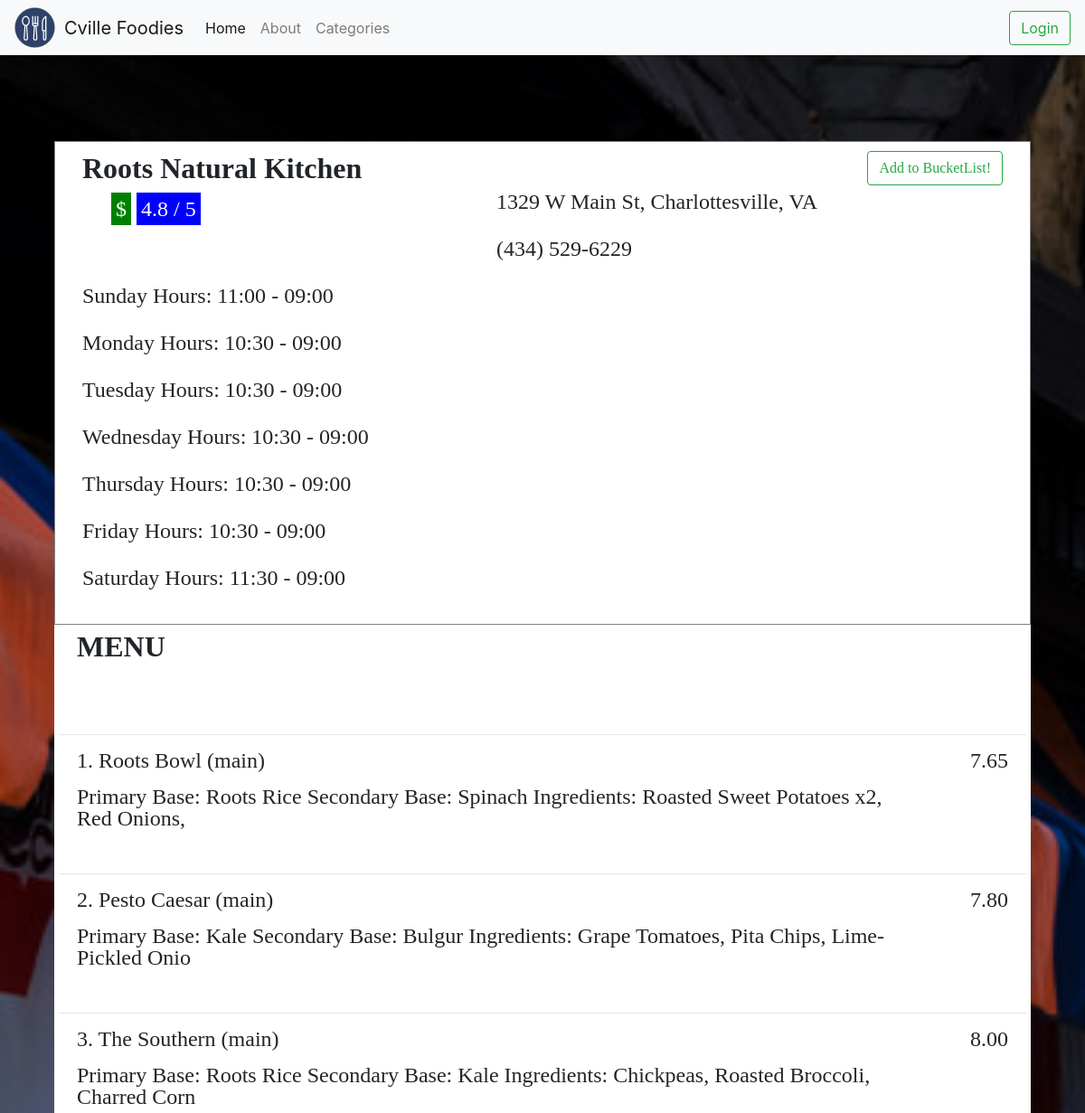
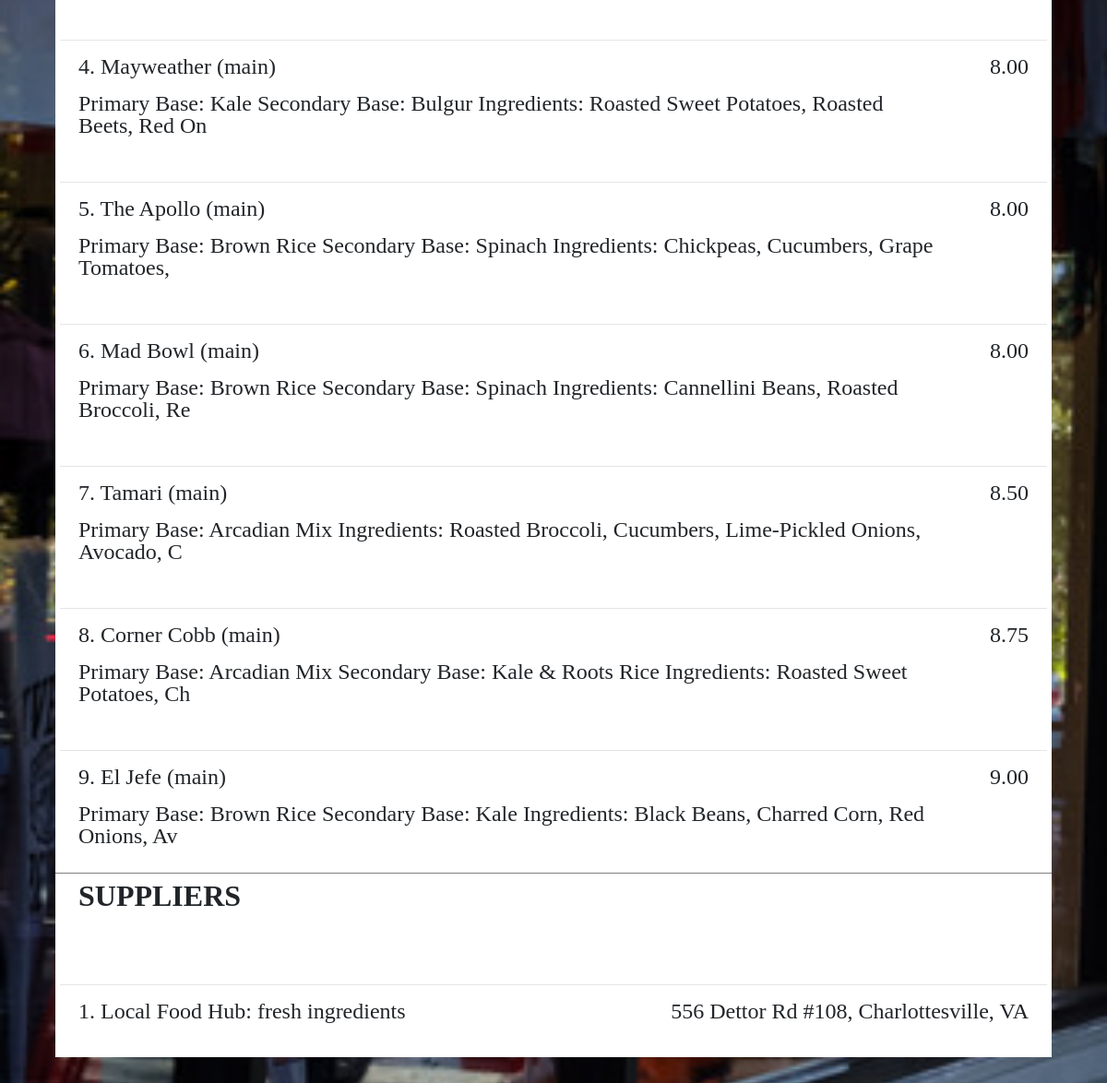
Page /restaurant.php?r=Roots Natural Kitchen on the committed database (2 pictures, top to bottom).
### tables this page shows
CREATE TABLE r_hours(
	r_id INT NOT NULL,
    sun_open_time VARCHAR(5) NOT NULL,
    sun_close_time VARCHAR(5) NOT NULL,
    mon_open_time VARCHAR(5) NOT NULL,
    mon_close_time VARCHAR(5) NOT NULL, 
    tues_open_time VARCHAR(5) NOT NULL,
    tues_close_time VARCHAR(5) NOT NULL,
    wed_open_time VARCHAR(5) NOT NULL,
    wed_close_time VARCHAR(5) NOT NULL,
    thurs_open_time VARCHAR(5) NOT NULL,
    thurs_close_time VARCHAR(5) NOT NULL,
    fri_open_time VARCHAR(5) NOT NULL,
    fri_close_time VARCHAR(5) NOT NULL,
    sat_open_time VARCHAR(5) NOT NULL,
    sat_close_time VARCHAR(5) NOT NULL,
    description VARCHAR(20),  
    PRIMARY KEY (r_id, description),
    FOREIGN KEY (r_id) REFERENCES restaurant(r_id)
);

CREATE TABLE restaurant( 
	r_id INT NOT NULL PRIMARY KEY AUTO_INCREMENT,
	rname VARCHAR(50) NOT NULL,
    phone_num VARCHAR(14),
    street VARCHAR(50) NOT NULL,  
    price_range ENUM ('$', '$$', '$$$', '$$$$'),
    rating_google DOUBLE,
    rating DOUBLE,  
    num_of_reviews INT DEFAULT '0'
);

CREATE TABLE menu(
	r_id INT NOT NULL,
    food_name VARCHAR(50) NOT NULL,
    price DECIMAL(6,2) NOT NULL,
    category VARCHAR(20) NOT NULL,  
    description VARCHAR(100),
    PRIMARY KEY (r_id, food_name, category),
    FOREIGN KEY (r_id) REFERENCES restaurant(r_id) ON DELETE CASCADE
);

CREATE TABLE provide(
	s_id INT NOT NULL,
    r_id INT NOT NULL,
    item VARCHAR(20) NOT NULL,
    PRIMARY KEY (s_id, r_id, item),
    FOREIGN KEY (s_id) REFERENCES supplier(s_id),
    FOREIGN KEY (r_id) REFERENCES restaurant(r_id)
);

CREATE TABLE supplier(
	s_id INT NOT NULL PRIMARY KEY AUTO_INCREMENT,
    sname VARCHAR(20) NOT NULL,
    street VARCHAR(20),
    city VARCHAR(20),
    state VARCHAR(20)   
);

### restaurant.php (the view, shortened to what this page needs)
<!DOCTYPE html>
<html>
  <head>
    <link type="text/css" rel="stylesheet" href="stylesheet.css"/>
    <link type="text/css" rel="stylesheet" href="stylesheet2.css"/>
    <link rel="stylesheet" href="https://maxcdn.bootstrapcdn.com/bootstrap/4.0.0/css/bootstrap.min.css">
    <link href="http://netdna.bootstrapcdn.com/font-awesome/4.0.3/css/font-awesome.min.css" rel="stylesheet" type="text/css">
  </head>
  <nav class="navbar fixed-top navbar-expand-lg navbar-light bg-light">
    <a href="./" class="pull-left">
        <img src="./images/logo.png">
    </a>
    <a href="./" class="navbar-brand">Cville Foodies</a>
  <div class="collapse navbar-collapse" id="navbarSupportedContent">
    <ul class="navbar-nav mr-auto">
      <li class="nav-item active">
        <a class="nav-link" href="./">Home <span class="sr-only">(current)</span></a>
      </li>
      <li class="nav-item">
        <a class="nav-link" href="./about.php">About</a>
      </li>
      <li class="nav-item">
        <a class="nav-link" href="./categories.php">Categories</a>
      </li>
    </ul>
    <?php include 'loginHeader.php'; ?>
  </div>
</nav>
  <body id="homepage">
      <ul class="list">
        <?php
           $rname = urldecode($_GET["r"]) ;
           require_once('./library.php');
           $con = new mysqli($SERVER, $USERNAME, $PASSWORD, $DATABASE);
          $sql="SELECT *
            FROM restaurant LEFT JOIN r_hours USING (r_id)
            WHERE rname = '{$rname}'";
           $result = mysqli_query($con,$sql);
           if (mysqli_num_rows($result)!= 0) {
            $row = mysqli_fetch_array($result);
            $tableRow = "<li>
              <div class=\"outerDiv\">
                <div class=\"mostrightCol\">
                  <button id=\"{$row['r_id']}\" onclick='addToBucketList(\"{$row['r_id']}\");' class=\"btn btn-outline-success\">Add to BucketList!</button>
                </div>
                <div class=\"leftCol\">
                  <h2 class=\"rName\">{$row['rname']}</h2>
                  <p class=\"rInfo\"><span class=\"rCost\">{$row['price_range']}</span> <span class=\"rRating\"> {$row['rating_google']} / 5</span></p>
                </div>
                <div class=\"rightCol\">
                  <p>{$row['street']}, Charlottesville, VA</p>
                  <p>{$row['phone_num']}</p>
                </div>
                <div class=\"leftColFull\">
                  <p class=\"rHours\">Sunday Hours: {$row['sun_open_time']} - {$row['sun_close_time']}</p>
                  <p class=\"rHours\">Monday Hours: {$row['mon_open_time']} - {$row['mon_close_time']}</p>
                  <p class=\"rHours\">Tuesday Hours: {$row['tues_open_time']} - {$row['tues_close_time']}</p>
                  <p class=\"rHours\">Wednesday Hours: {$row['wed_open_time']} - {$row['wed_close_time']}</p>
                  <p class=\"rHours\">Thursday Hours: {$row['thurs_open_time']} - {$row['thurs_close_time']}</p>
                  <p class=\"rHours\">Friday Hours: {$row['fri_open_time']} - {$row['fri_close_time']}</p>
                  <p class=\"rHours\">Saturday Hours: {$row['sat_open_time']} - {$row['sat_close_time']}</p>
                </div>
              </div>
            </li>";
             echo $tableRow;
          }
          $sql2="SELECT *
            FROM restaurant INNER JOIN menu USING (r_id) /*INNER JOIN provide USING (r_id) INNER JOIN supplier USING (s_id)*/
            WHERE rname = '{$rname}' ORDER BY category, price ASC";
          $result2 = mysqli_query($con,$sql2);
          $i = 1;
          if (mysqli_num_rows($result2)>0) {
            echo "<rli>
              <div class=\"outerDiv\">
                <div class=\"leftCol\">
                  <h2 class=\"rName\">MENU</h2>
                </div>
              </div>
            </rli>";
          }
           while($row = mysqli_fetch_array($result2)) {
            $tableRow = "<rli> <hr>
              <div class=\"outerDiv\">
                 <div class=\"mostrightCol\">
                  <p class=\"rItem\">{$row['price']}</p>
                </div>
                <div class=\"leftCol\">
                  <p class=\"rItem\">$i.  {$row['food_name']} ({$row['category']})</p>
                </div>
                <div class=\"leftColFull\">
                  <p class=\"rItem\">{$row['description']}</p>
                </div>
              </div>
            </rli>";
             echo $tableRow;
             $i++;
           }
          $sql3="SELECT *
          FROM restaurant INNER JOIN provide USING (r_id) INNER JOIN supplier USING (s_id)
          WHERE rname = '{$rname}'";
          $result3 = mysqli_query($con,$sql3);
          $i = 1;
          if (mysqli_num_rows($result3)>0) {
            echo "<sli>
              <div class=\"outerDiv\">
                <div class=\"leftCol\">
                  <h2 class=\"rName\">SUPPLIERS</h2>
                </div>
                </div>
            </sli>";
          }
           while($row = mysqli_fetch_array($result3)) {
            $tableRow = "<rli> <hr>
                  <div class=\"outerDiv\">
                  <div class=\"leftCol\">
                  <p class=\"rItem\">$i.  {$row['sname']}: {$row['item']}</p>
                </div>
                <div class=\"mostrightCol\">
                  <p class=\"rItem\">{$row['street']}, {$row['city']}, {$row['state']}</p>
                </div>
                </div>
            </rli>";
             echo $tableRow;
             $i++;
           }
        ?>
      </ul>
  </body>
</html>

### loginHeader.php
<?php if(isset($_SESSION["username"])) : ?>
	<ul class="nav navbar-nav navbar-right">
		<li class="dropdown">
			<a href="#" class="dropdown-toggle" data-toggle="dropdown" role="button" aria-haspopup="true" aria-expanded="false">Welcome <?php echo $_SESSION["fname"];?>!<span class="caret"></span></a>
			<ul class="dropdown-menu">
				<li><a href="bucketList.php">Bucket List</a>
				</li>
				<li><a href="visitedRestaurants.php">Visited Restaurants</a>
				</li>
				<li><a href="achievementsPage.php">Achievements</a>
				</li>
				<li>
					<form class="form-inline" action="logout.php">
						<button class="btn btn-outline-danger">Log out</button>
					</form>
				</li>
			</ul>
		</li>
	</ul>
<?php else : ?>
	<form class="form-inline" action="login.php">
		<button class="btn btn-outline-success">Login</button>
	</form>
<?php endif; ?>

### stylesheet.css (style rules this page uses)
#homepage { padding-top: 100px; background-image: url("./images/6358615623227228942081594044_corner_cover.jpg"); background-size: cover; }
.pull-left img { height: 45px; width: 45px; margin-right: 10px; }
.navbar-brand { color: #2D4169; }
.leftColFull { width: 90%; float:left; display: inline-block; }
.rName { font-weight: bold; }
.rHours { font-size:24px; }
.rItem { font-size:24px; line-height: 1; }
.list > rli { display:block; background-color: #FFFFFF; padding:5px; box-shadow: inset 0 1px 0 #fff; min-height: 100px }
.list > sli { display:block; background-color: #FFFFFF; padding:5px; border-top: 1px solid gray; box-shadow: inset 0 1px 0 #fff; min-height: 100px }

### stylesheet2.css (style rules this page uses)
.list { font-family:sans-serif; margin: 3% 5% 5% 5%; padding:20px 0 0; }
.list > li { display:block; background-color: #FFFFFF; padding:10px; border-style: solid; border-color: gray; border-width: 1px; box-shadow: inset 0 1px 0 #fff; min-height: 100px; }
img { max-width: 100%; }
h2 { margin:0 0 0.3rem; font-weight: normal; font-weight:bold; }
p { margin:0; font-size: 16px; font-size: 2vw; }
.outerDiv { padding-right: 20px; padding-left: 20px; min-width: 100%; display: inline-block; font-family: Quicksand; }
.leftCol { width: 45%; float:left; display: inline-block; }
.rightCol { width: 55%; float:left; display: inline-block; }
.mostrightCol { float:right; display: inline-block; }
.rInfo { margin-left: 7%; }
.rInfo span { padding: 5px; color: white; }
.rCost { background-color: green; }
.rRating { background-color: blue; }

### rows in the picture
r_hours: r.rname "Roots Natural Kitchen", r.price_range "$", r.rating_google "4.8", r.street "1329 W Main St", r.phone_num "(434) 529-6229", sun_open_time "11:00", sun_close_time "09:00", mon_open_time "10:30", mon_close_time "09:00", tues_open_time "10:30", tues_close_time "09:00", wed_open_time "10:30", wed_close_time "09:00", thurs_open_time "10:30", thurs_close_time "09:00", fri_open_time "10:30", fri_close_time "09:00", sat_open_time "11:30", sat_close_time "09:00"
menu: price "7.65", food_name "Roots Bowl", category "main", description "Primary Base: Roots Rice Secondary Base: Spinach Ingredients: Roasted Sweet Potatoes x2, Red Onions,"
menu: price "7.80", food_name "Pesto Caesar", category "main", description "Primary Base: Kale Secondary Base: Bulgur Ingredients: Grape Tomatoes, Pita Chips, Lime-Pickled Onio"
menu: price "8.00", food_name "The Southern", category "main", description "Primary Base: Roots Rice Secondary Base: Kale Ingredients: Chickpeas, Roasted Broccoli, Charred Corn"
menu: price "8.00", food_name "Mayweather", category "main", description "Primary Base: Kale Secondary Base: Bulgur Ingredients: Roasted Sweet Potatoes, Roasted Beets, Red On"
menu: price "8.00", food_name "The Apollo", category "main", description "Primary Base: Brown Rice Secondary Base: Spinach Ingredients: Chickpeas, Cucumbers, Grape Tomatoes,"
menu: price "8.00", food_name "Mad Bowl", category "main", description "Primary Base: Brown Rice Secondary Base: Spinach Ingredients: Cannellini Beans, Roasted Broccoli, Re"
menu: price "8.50", food_name "Tamari", category "main", description "Primary Base: Arcadian Mix Ingredients: Roasted Broccoli, Cucumbers, Lime-Pickled Onions, Avocado, C"
menu: price "8.75", food_name "Corner Cobb", category "main", description "Primary Base: Arcadian Mix Secondary Base: Kale & Roots Rice Ingredients: Roasted Sweet Potatoes, Ch"
menu: price "9.00", food_name "El Jefe", category "main", description "Primary Base: Brown Rice Secondary Base: Kale Ingredients: Black Beans, Charred Corn, Red Onions, Av"
provide: s.sname "Local Food Hub", item "fresh ingredients", s.street "556 Dettor Rd #108", s.city "Charlottesville", s.state "VA"
